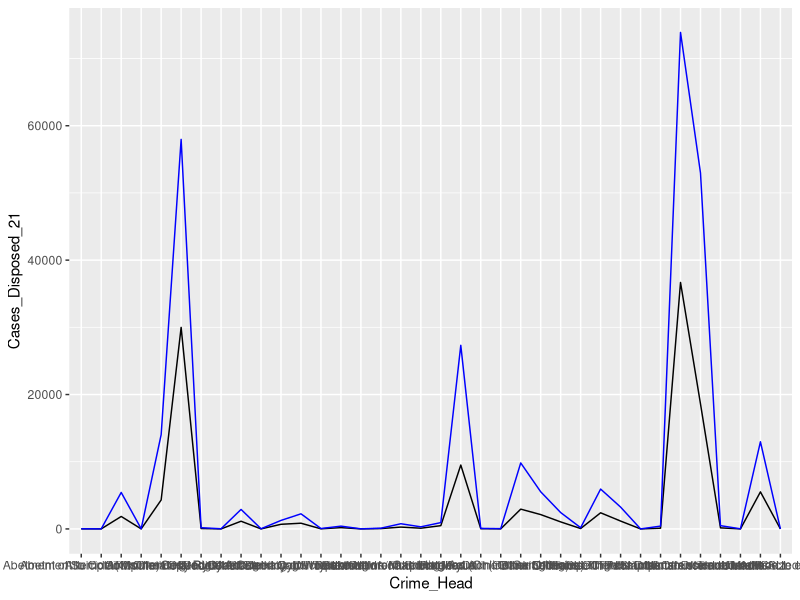

Write R code to recreate this figure.
bardiag = function(df, ax, ay, cl, tit, val_lab, x_lab, y_lab ){
  bard = ggplot(data=df, aes(x = ax, y = ay ) ) +
    geom_bar(stat="identity", fill = cl,width = 0.40)+ theme_classic()+geom_text(aes(label= val_lab ), vjust= -0.4, size=2.5)+
    theme(axis.text.x = element_text(angle = 90, size = 7))+ ggtitle(tit) +
    xlab(x_lab) + ylab(y_lab)
  return(bard)
}
library("ggplot2")
df21 = read.csv("year2021.csv")
head(df21)
names(df21)
# attach(df21)
plt = ggplot(data = df21 , aes(x =  Crime_Head, group = 1)) + 
  geom_line(aes(y = Cases_Disposed_21),color = "black")+
  geom_line(aes(y = Cases_Invest_21),color = "blue")
plt
